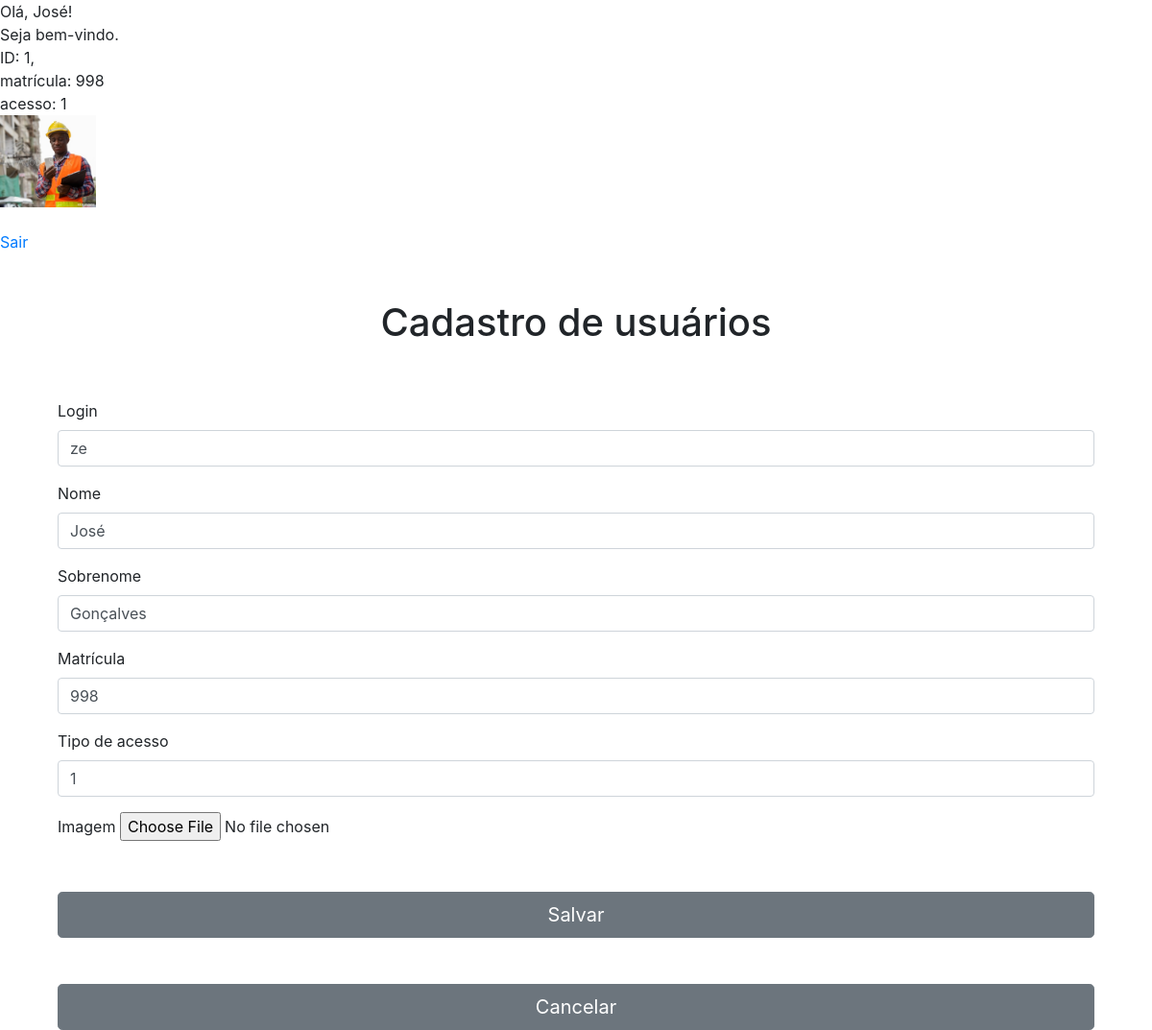
Page /editar-usuario.php?id_usuario=1 (signed in) on the committed database.
### tables this page shows
CREATE TABLE `usuario` (
  `id_usuario` int(11) NOT NULL AUTO_INCREMENT,
  `login` varchar(20) NOT NULL,
  `senha` varchar(100) NOT NULL,
  `nome` varchar(100) NOT NULL,
  `sobrenome` varchar(100) NOT NULL,
  `matricula` int(4) NOT NULL,
  `id_acesso_fk` int(4) NOT NULL,
  `imagem` varchar(100) DEFAULT NULL,
  PRIMARY KEY (`id_usuario`),
  UNIQUE KEY `matricula` (`matricula`),
  KEY `id_acesso_fk` (`id_acesso_fk`),
  CONSTRAINT `USUARIO_ibfk_1` FOREIGN KEY (`id_acesso_fk`) REFERENCES `acesso` (`id_acesso`) ON DELETE CASCADE
);

### App/Model/conexao.php (called while the page is built, shortened)
<?php
class Conexao{
	private static $instance;
	public static function getConn(){
		if(!isset(self::$instance)):
			self::$instance = new \PDO('mysql:host=localhost; dbname=db_ccmed; charset=utf8', 'estudo', '');
		endif;
		return self::$instance;
	}
}
 ?>

### editar-usuario.php (the view, shortened to what this page needs)
<?php
$usuario = new \App\Model\Usuario;
$usuarioDao = new \App\Model\UsuarioDao;
$acessoDao = new \App\Model\AcessoDao;
foreach($usuarioDao->coletar_id_usuario($usuario) as $coletar);
    if(!isset($_SESSION['id_usuario'])){
        session_destroy();
        header("location:login.php");
    }else{
        $usuarioDao->mostrarSessao();
    }
 ?>
<!doctype html>
<html lang="pt-br">
  <head>
    <link rel="stylesheet" href="https://stackpath.bootstrapcdn.com/bootstrap/4.5.2/css/bootstrap.min.css">
    <link href="custom.css" rel="stylesheet">
  </head>
  <body class="color">
  <br><a href="login.php">Sair</a>
  <div class="row">
          <div class="container mt-5" style="display: flex; align-items: center; justify-content: center">
              <h1 class="" align="center">Cadastro de usuários</h1>
          </div>
      </div>
    <div class="container mt-5">
        <div class="col-sm-12">
            <form class="mb-" action="<?php $_SERVER['PHP_SELF'];?>" method="POST" enctype="multipart/form-data">
                <div class="form-group">
                  <label for="login">Login</label>
                  <input type="text" class="form-control" id="login" name="login_edit" placeholder="Digite o login" value = "<?= $coletar['login'];?>" required>
                </div>
                <div class="form-group">
                    <label for="nome">Nome</label>
                    <input type="text" class="form-control" id="senha" name="nome_edit" placeholder="Nome" value = "<?= $coletar['nome'];?>" required>
                </div>
                <div class="form-group">
                    <label for="sobrenome">Sobrenome</label>
                    <input type="text" class="form-control" id="sobrenome" name="sobrenome_edit" placeholder="Sobrenome" value = "<?= $coletar['sobrenome'];?>" required>
                </div>
                <div class="form-group">
                    <label for="matricula">Matrícula</label>
                    <input type="number" class="form-control" id="matricula" name="matricula_edit" placeholder="Matrícula" value = "<?= $coletar['matricula'];?>" required>
                </div>
                <div class="form-group">
                <?php
                    $array = $acessoDao->contar();
                    $max = implode(end($array));
                ?>
                <label for="id_acesso_fk">Tipo de acesso</label>
                <input type="number" class="form-control" name="id_acesso_fk_edit" id="id_acesso_fk" min = "1" max = "<?php echo $max; ?>" value = "<?= $coletar['id_acesso_fk'];?>" required>
                </div>
                <div class="form-group">
                    <label for="imagem">Imagem</label>
                    <input type="file" name="nome_imagem">
                </div>
                <input type="submit" class="btn btn-secondary btn-block btn-lg mt-5" name="btnEditarUsuario" value="Salvar" >
              </form>
              <a href="listagem-usuarios.php" class="btn btn-secondary btn-block btn-lg mt-5">Cancelar</a>
            </div>
    </div>
  </body>

### rows in the picture
usuario: login_edit "ze", nome_edit "José", sobrenome_edit "Gonçalves", matricula_edit "998", id_acesso_fk_edit "1"

### other values in the picture
$_SESSION['nome'] "José"
$_SESSION['id_usuario'] "1"
$_SESSION['matricula'] "998"
$_SESSION['id_acesso_fk'] "1"
